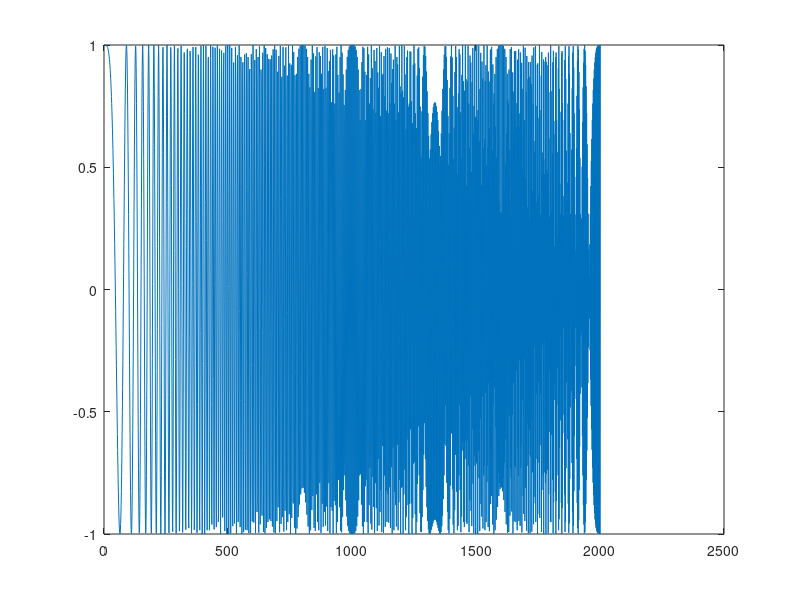

MATLAB code for this plot:
% 3.3.1. Masking in the Frequency Domain
clear
clc

%% a
% fs = 8000;
% dt = 1/fs;
% duration = 1;
% t = 0:dt:duration;
% F = 1000; % fundamental frequency
% masker = sin(2*pi*F*t);
% 
% stem(t,masker)
% sound(masker)
%% b

t = 0:1/1e3:2;
y = chirp(t,0,1,250);

plot(y)